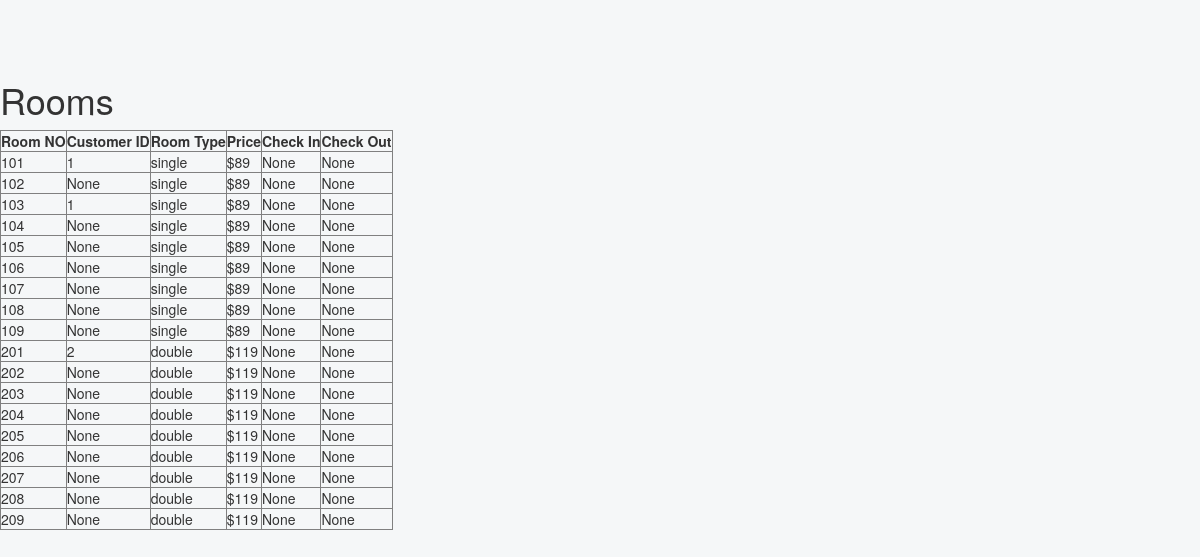
Before: /hotel/rooms/ with the older database file.
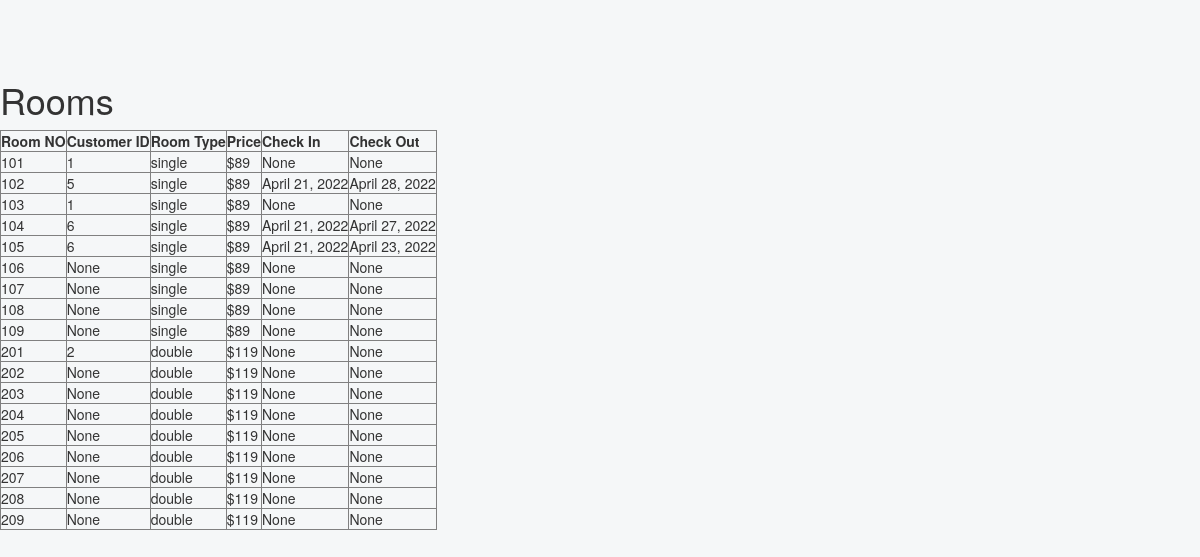
After: the same page with the newer database file.
### hotel/models.py (models this page shows)
class Rooms(models.Model):
    id = models.AutoField(primary_key=True)
    room_no = models.CharField(max_length=50)
    customer_id = models.IntegerField(null=True)
    room_type = models.CharField(max_length=50)
    price = models.IntegerField(null=True)
    check_in = models.DateField(null=True)
    check_out = models.DateField(null=True)

### hotel/views.py (the view)
# urls.py: path('rooms/', views.rooms, name='rooms'),
def rooms(request):
    rooms = Rooms.objects.all().values().order_by('room_no')
    template = loader.get_template('rooms.html')
    context = {
        'rooms': rooms,
    }
    return HttpResponse(template.render(context,request))

### hotel/templates/rooms.html
{% extends 'header.html' %}
{% block content %}
<h1>Rooms</h1>
    <table border=".5">
        <tr>
            <th>Room NO</th>
            <th>Customer ID</th>
            <th>Room Type</th>
            <th>Price</th>
            <th>Check In</th>
            <th>Check Out</th>
            </tr>
        {% for r in rooms %}
        <tr>
            <td>{{ r.room_no }}</td>
            <td>{{ r.customer_id }}</td>
            <td>{{ r.room_type }}</td>
            <td>${{ r.price }}</td>
            <td>{{ r.check_in }}</td>
            <td>{{ r.check_out }}</td>
        </tr>
        {% endfor %}
    </table>
{% endblock %}

Changed rows visible on the page:
changed Rooms: customer_id "None" → "5"; check_in "None" → "April 21, 2022"; check_out "None" → "April 28, 2022"
changed Rooms: customer_id "None" → "6"; check_in "None" → "April 21, 2022"; check_out "None" → "April 27, 2022"
changed Rooms: customer_id "None" → "6"; check_in "None" → "April 21, 2022"; check_out "None" → "April 23, 2022"
